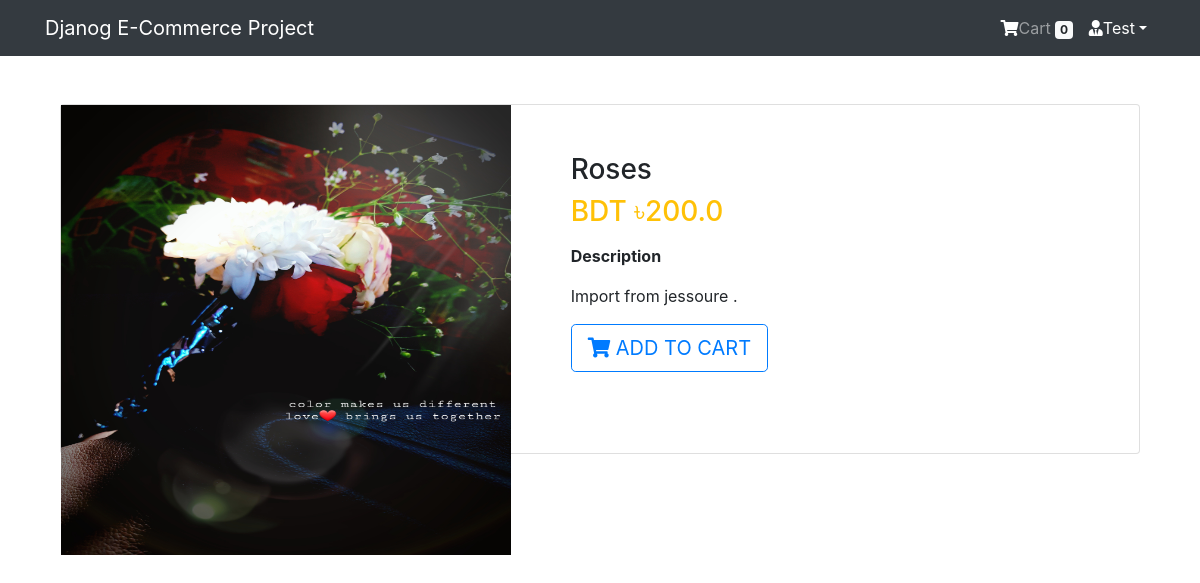
Screenshot of /product/3 (signed in) with the database file from the repository.
### App_Login/models.py (models this page shows, shortened)
class User(AbstractBaseUser, PermissionsMixin):
    email = models.EmailField(unique=True, null=False)
    is_staff = models.BooleanField(
        ugettext_lazy('staff status'),
        default=False,
        help_text=ugettext_lazy(
            'Designates whether the user can log in this site')
    )
    is_active = models.BooleanField(
        ugettext_lazy('active'),
        default=True,
        help_text=ugettext_lazy(
            'Designates whether this user should be treated as active. Unselect this instead of deleting accounts')
    )
    USERNAME_FIELD = 'email'
    objects = MyUserManager()

class Profile(models.Model):
    user = models.OneToOneField(
        User, on_delete=models.CASCADE, related_name='profile')
    username = models.CharField(max_length=264, blank=True)
    full_name = models.CharField(max_length=264, blank=True)
    address_1 = models.TextField(max_length=300, blank=True)
    city = models.CharField(max_length=40, blank=True)
    zipcode = models.CharField(max_length=10, blank=True)
    country = models.CharField(max_length=50, blank=True)
    phone = models.CharField(max_length=20, blank=True)
    date_joined = models.DateTimeField(auto_now_add=True)

### App_Shop/models.py (models this page shows, shortened)
class Product(models.Model):
    mainimage = models.ImageField(upload_to='Products')
    name = models.CharField(max_length=264)
    category = models.ForeignKey(Category, on_delete=models.CASCADE, related_name='category')
    preview_text = models.TextField(max_length=200, verbose_name='Preview Text')
    detail_text = models.TextField(max_length=1000, verbose_name='Description')
    price = models.FloatField()
    old_price = models.FloatField(default=0.0)
    created = models.DateTimeField(auto_now_add=True)
    class Meta:
        ordering = ['-created',]

### App_Shop/views.py (the view)
# urls.py: path('product/<pk>',views.ProductDetail.as_view(), name="product_detail"),
class ProductDetail(LoginRequiredMixin, DetailView):
    model = Product
    template_name = 'App_Shop/product_detail.html'

### App_Order/templatetags/cart_tag.py (called while the page is built)
@register.filter
def cart_total(user):
    order = Order.objects.filter(user=user, ordered=False)
    if order.exists():
        return order[0].orderitems.count()
    else:
        return 0

### templates/App_Shop/product_detail.html
{% extends 'base.html' %}
{% block body_block %}
<div class="container my-5">
  <div class="card">
    <div class="row">
      <aside class="col-sm-5 border-right">
        <article class="gallery-wrap">
          <div class="img-big-wrap">
            <div>
              <a href="#"><img src="/media/{{object.mainimage}}" style="width:450px"></a>
            </div>
          </div>
        </article>
      </aside>
      <aside class="col-sm-7">
        <article class="card-body p-5">
          <h3 class="title mp-3">{{object.name}}</h3>
          <p class="price-detail-wrap">
            <span class="price h3 text-warning">
              <span class="currency">BDT &#2547;</span><span class="num">{{object.price}}</span>
            </span>
          </p>
          <dl class="item-property">
            <dt>Description</dt>
            <dd>
              <p>{{object.detail_text|linebreaks}}</p>
            </dd>
          </dl>
          <a href="{% url 'App_Order:add' pk=object.pk %}" class="btn btn-lg btn-outline-primary text-uppercase"> <i class="fas fa-shopping-cart"></i> Add to Cart</a>
        </article>
      </aside>
    </div>
  </div>
</div>
{% endblock %}

### templates/navbar.html (shortened to what this page needs)
{% load cart_tag %}
<nav class="navbar navbar-expand-sm navbar-dark bg-dark">
  <div class="container">
    <a href="{% url 'App_Shop:home'%}" class="navbar-brand">Djanog E-Commerce Project</a>
  <div class="collapse navbar-collapse" id="navbarNav">
    <ul class="navbar-nav ml-auto">
      {% if request.user.is_authenticated %}
        <li class="nav-item text-light">
          <a href="{% url 'App_Order:cart' %}" class="nav-link">
        <i style="color:white" class="fa fa-shopping-cart"></i>Cart
        <span class="badge badge-light">{{request.user|cart_total}}</span>
      </a>
      </li>
      <li class="nav-item dropdown">
        <a style="color:white" class="nav-link dropdown-toggle" href="#" id="navbarDropdown" role="button" data-toggle="dropdown" aria-haspopup="true" aria-expanded="false"><i class="fas fa-user-tie"></i>{{request.user.profile.username}}</a>
      </li>
      {% else %}
      <li class='nav-item'>
        <a href="{% url 'App_Login:login'%}" class="btn btn-primary">Login</a>
      </li>
      {% endif %}
    </ul>
  </div>
  </div>
</nav>

### static/css/main.css (style rules this page uses)
.gallery-wrap .img-big-wrap img { height:450px; width:auto; display: inline-block; cursor:zoom-in; }

### templates/base.html (style rules this page uses)
.card { height: 350px; }

### rows the page displays
User: user|cart_total "0", user.profile.username "Test"
Product: mainimage (picture), name "Roses", price "200.0", detail_text "Import from jessoure ."
